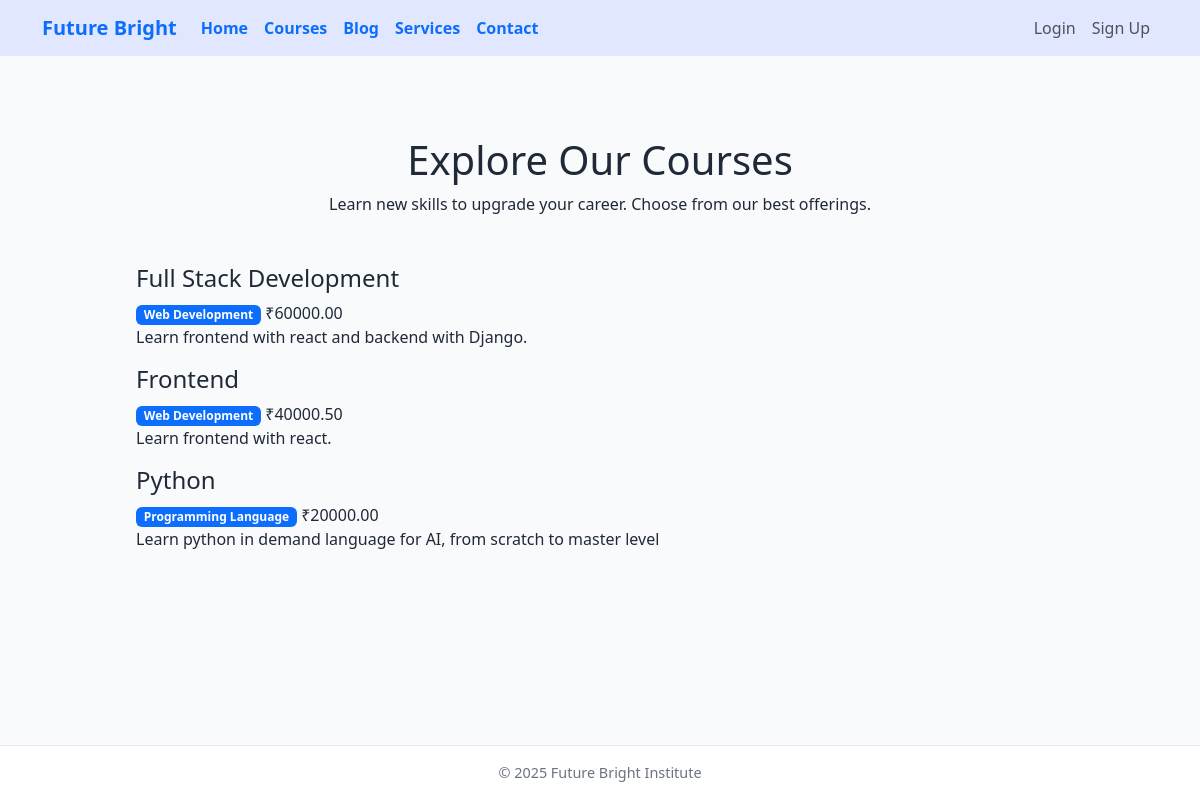
Page /courses/ on the committed database.
### courses/models.py (models this page shows, shortened)
class Course(models.Model):
    title = models.CharField(max_length=100)
    description = models.TextField()
    price = models.DecimalField(max_digits=8, decimal_places=2)
    category = models.CharField(max_length=50)

### courses/views.py (the view)
# urls.py: path("", course_list, name="course_list"),
def course_list(request):
    courses = Course.objects.all()
    return render(request, 'courses/course_list.html', {'courses': courses})

### courses/templates/courses/course_list.html (shortened to what this page needs)
{% extends "base.html" %}
{% load static %}
{% block content %}
  <section class="text-center my-5">
    <h1 class="course-heading">Explore Our Courses</h1>
    <p class="course-subheading">Learn new skills to upgrade your career. Choose from our best offerings.</p>
  </section>
  <div class="course-container">
    {% for course in courses %}
      <div class="course-card">
        <h4 class="course-title">{{ course.title }}</h4>
        <div class="course-meta">
          <span class="badge bg-primary">{{ course.category }}</span>
          <span class="price">₹{{ course.price }}</span>
        </div>
        <p class="course-description">{{ course.description }}</p>
      </div>
    {% empty %}
      <p class="text-center text-muted">No courses available at the moment.</p>
    {% endfor %}
  </div>
{% endblock %}

### templates/base.html (shortened to what this page needs)
<!DOCTYPE html>
<html lang="en">
<head>
  <link href="https://cdn.jsdelivr.net/npm/bootstrap@5.3.3/dist/css/bootstrap.min.css" rel="stylesheet" />
</head>
<body>
  <nav class="navbar navbar-expand-lg navbar-light" style="background-color: #e0e7ff;">
    <div class="container">
      <a class="navbar-brand text-primary fw-bold" href="{% url 'home' %}">Future Bright</a>
      <div class="collapse navbar-collapse" id="navbarSupportedContent">
        <ul class="navbar-nav me-auto mb-2 mb-lg-0">
          <li class="nav-item">
            <a class="nav-link text-primary fw-semibold" href="{% url 'home' %}">Home</a>
          </li>
          <li class="nav-item">
            <a class="nav-link text-primary fw-semibold" href="/courses/">Courses</a>
          </li>
          <li class="nav-item">
            <a class="nav-link text-primary fw-semibold" href="/blog/">Blog</a>
          </li>
            <li class="nav-item">
              <a class="nav-link text-primary fw-semibold" href="/service/">Services</a>
          </li>
          <li class="nav-item">
            <a class="nav-link text-primary fw-semibold" href="/contact/">Contact</a>
          </li>
        </ul>
        <ul class="navbar-nav ms-auto mb-2 mb-lg-0">
          {% if user.is_authenticated %}
            <li class="nav-item">
              <span class="nav-link">Hello, {{ user.username }}!</span>
            </li>
            <li class="nav-item">
              <form method="post" action="{% url 'logout' %}" style="display: inline;">
                {% csrf_token %}
                <button type="submit" class="btn btn-link nav-link" style="padding: 0; border: none; background: none;">
                  Logout
                </button>
              </form>
            </li>
          {% else %}
            <li class="nav-item">
              <a class="nav-link" href="{% url 'login' %}">Login</a>
            </li>
            <li class="nav-item">
              <a class="nav-link" href="{% url 'signup' %}">Sign Up</a>
            </li>
          {% endif %}
        </ul>
      </div>
    </div>
  </nav>
  <main>
    {% block content %}{% endblock %}
  </main>
  <footer>
    &copy; 2025 Future Bright Institute
  </footer>
</body>
</html>

### templates/base.html (style rules this page uses)
html, body { height: 100%; margin: 0; padding: 0; font-family: 'Segoe UI', Tahoma, Geneva, Verdana, sans-serif; background-color: #f8fafc; color: #1f2937; display: flex; flex-direction: column; min-height: 100vh; }
body { display: flex; flex-direction: column; }
main { flex: 1 0 auto; max-width: 960px; margin: 2rem auto; padding: 0 1rem; width: 100%; }
footer { flex-shrink: 0; text-align: center; padding: 1rem 0; font-size: 0.9rem; color: #6b7280; border-top: 1px solid #e5e7eb; margin-top: auto; background: white; width: 100%; }

### rows in the picture
Course: title "Full Stack Development", category "Web Development", price "60000.00", description "Learn frontend with react and backend with Django."
Course: title "Frontend", category "Web Development", price "40000.50", description "Learn frontend with react."
Course: title "Python", category "Programming Language", price "20000.00", description "Learn python in demand language for AI, from scratch to master level"
